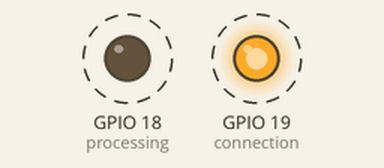
Simulated run of this sketch. Board: ESP32. Parts: output pins drawn as LEDs (lit = HIGH). Dashed ring = blinking. What the sketch prints to the serial monitor is not drawn.

Above: at 0.2 s.
Timing chart, 0 to 4.6 s (numbered marks = the images above):
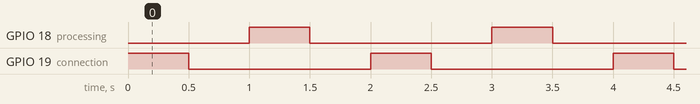

Measured:
- by itself, GPIO 18 (processing), GPIO 19 (connection): alternates HIGH for 0.50 s and LOW for 1.5 s
- by itself, everything shown: repeats every 2.0 s, in 4 steps

The sketch:

RelayDCTest.ino
```cpp
#include <WiFi.h>

const int connection = 19; // Connection indicator (WiFi & MQTT)
const int processing = 18; // process calibration & measurement data voltage & current
const int Interval = 250;

void setup() {
  // put your setup code here, to run once:
  Serial.begin(9600);
  pinMode(connection, OUTPUT);
  pinMode(processing, OUTPUT);
}

void loop() {
   for(int d=0; d<=1; d++){
    digitalWrite(connection, HIGH);Serial.println("connection ON!"); delay(500);
    digitalWrite(connection, LOW);Serial.println("connection OFF!"); delay(500);
    digitalWrite(processing, HIGH);Serial.println("Processing ON!"); delay(500);
    digitalWrite(processing, LOW);Serial.println("Processing OFF!"); delay(500);
  }
}
```
